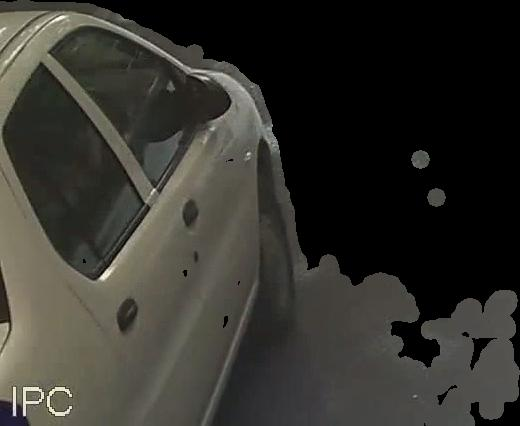
#> input picture HOG/Dataset/Car/img0000037.jpg, 520 x 426 px; its folder holds only this picture in this run
$ python train.py   (Python 2 division)
#> lines starting #> are read from the running program, lines starting #| are printed output that depends on the picture
import os
from PIL import Image
import numpy as np
from sklearn import tree
from sklearn.ensemble import RandomForestClassifier
import cv2
from scipy import ndimage
import random
import struct
from sklearn import svm
from skimage import data, color, exposure
import matplotlib.pyplot as plt
from sklearn.neighbors import KNeighborsRegressor
from sklearn.cross_validation import KFold

image = cv2.imread("test.jpg",0)
winSize = (64,64)
blockSize = (16,16)
blockStride = (8,8)
cellSize = (8,8)
nbins = 9
derivAperture = 1
winSigma = 4.
histogramNormType = 0
L2HysThreshold = 2.0000000000000001e-01
gammaCorrection = 0
nlevels = 64
hog = cv2.HOGDescriptor(winSize,blockSize,blockStride,cellSize,nbins,derivAperture,winSigma,histogramNormType,L2HysThreshold,gammaCorrection,nlevels)
winStride = (8,8)
padding = (8,8)
locations = ((10,20),)

path1="./Dataset/Autorikshaw"
path2="./Dataset/Car"
path3="./Dataset/Cycle"
path4="./Dataset/Motorcycle"
path5="./Dataset/Person"
path6="./Dataset/Rikshaw"
ext=".jpg"
X=[]
Y=[]
name2=[]
temp=np.zeros((3099,50000),dtype=np.float64)
pi=0
for root, dirs, files in os.walk(path1, topdown=False):
	for name in files:
		if ".jpg" in (os.path.join(root, name)):
			im1=Image.open((os.path.join(root, name))).convert('1')
			Y.append(1)
			name2.append(name)
			pix1 = im1.load()
			col1,row1 = im1.size
			Y1=np.zeros((col1,row1),dtype=np.uint8)
			print Y1.shape
			for a in range(0,col1):
				for b in range(0,row1):
					Y1[a][b]=pix1[a,b]
			Y1=np.array(Y1)
			X1=hog.compute(Y1,winStride,padding,locations)
			al=X1.size
			for i in range(0,al):
				temp[pi][i]=X1[i][0]

			pi=pi+1


for root, dirs, files in os.walk(path2, topdown=False):
	for name in files:
		if ext in (os.path.join(root, name)):
			im1=Image.open((os.path.join(root, name))).convert('1')
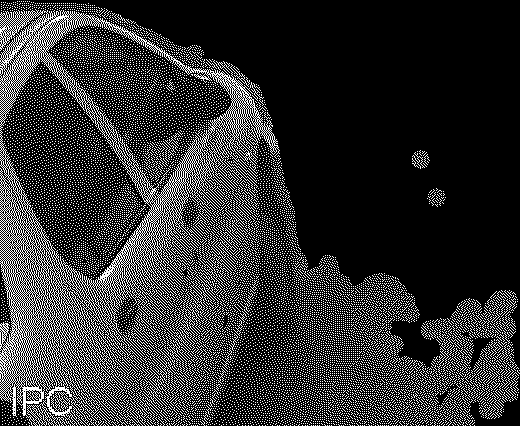
#> im1: PIL image 520x426 1; 19.5% white in thin lines or dots
			Y.append(2)
			name2.append(name)
			pix1 = im1.load()
			col1,row1 = im1.size
#> col1 = 520; row1 = 426
			Y1=np.zeros((col1,row1),dtype=np.uint8)
			for a in range(0,col1):
				for b in range(0,row1):
					Y1[a][b]=pix1[a,b]
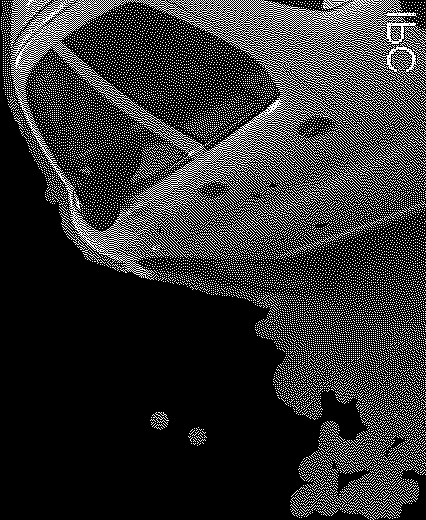
#> Y1: shape (520, 426); 19.5% white in thin lines or dots
			Y1=np.array(Y1)
			X1=hog.compute(Y1,winStride,padding,locations)
#> X1 = 1764 values, max 0.344 at index 612, min 0 at index 3, mean 0.115
			al=X1.size
#> al = 1764
			for i in range(0,al):
#> (the run stopped early here; a loop or call above may not have finished)

$ run again, on HOG/Dataset/Car/img0000090.jpg
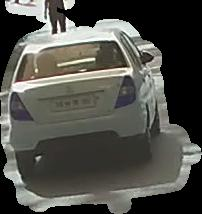
#> input picture HOG/Dataset/Car/img0000090.jpg, 202 x 214 px
#> `im1=Image.open((os.path.join(root, name))).convert('1')`:
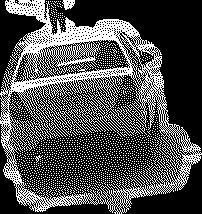
#> im1: PIL image 202x214 1; 30.9% white in thin lines or dots
#> after the loop `for a in range(0,col1):`:
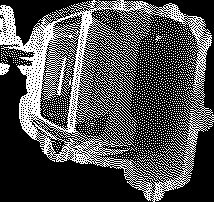
#> Y1: shape (202, 214); 30.9% white in thin lines or dots
#> X1 = 1764 values, max 0.401 at index 279, min 0 at index 3, mean 0.118

$ run again, on HOG/Dataset/Car/img0000217.jpg
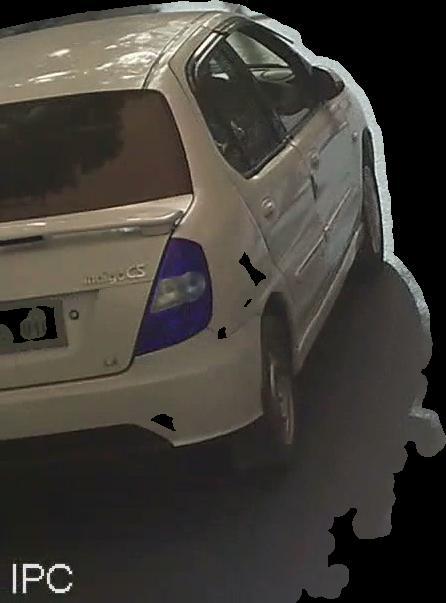
#> input picture HOG/Dataset/Car/img0000217.jpg, 446 x 603 px
#> `im1=Image.open((os.path.join(root, name))).convert('1')`:
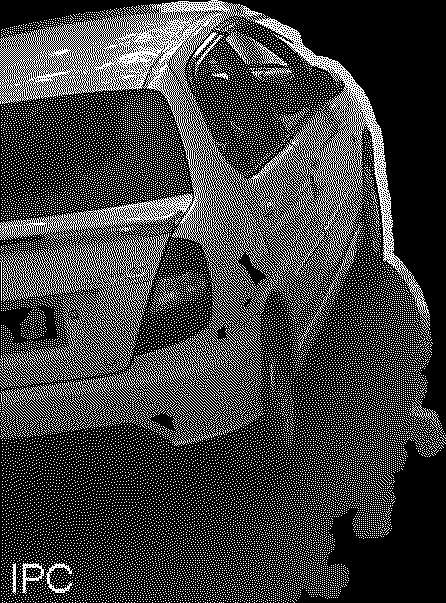
#> im1: PIL image 446x603 1; 24.4% white in thin lines or dots
#> after the loop `for a in range(0,col1):`:
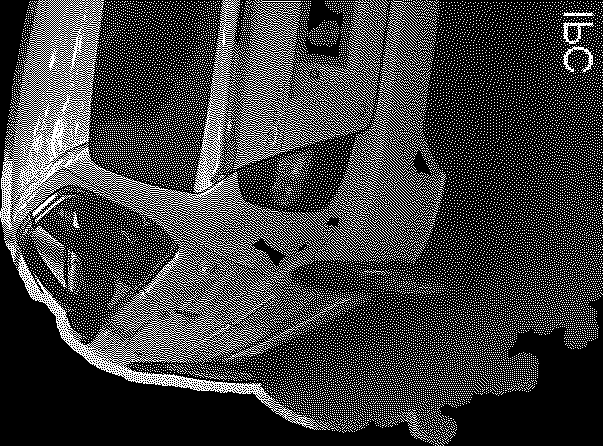
#> Y1: shape (446, 603); 24.4% white in thin lines or dots
#> X1 = 1764 values, max 0.409 at index 1008, min 0 at index 0, mean 0.106

$ run again, on HOG/Dataset/Car/img0000239.jpg
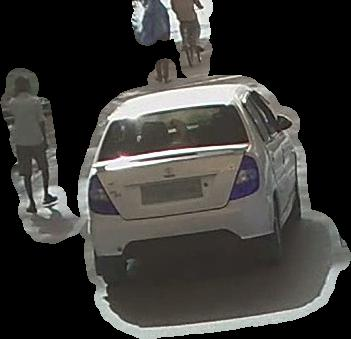
#> input picture HOG/Dataset/Car/img0000239.jpg, 351 x 339 px
#> `im1=Image.open((os.path.join(root, name))).convert('1')`:
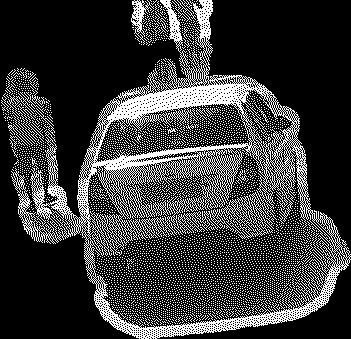
#> im1: PIL image 351x339 1; 22.9% white in thin lines or dots
#> after the loop `for a in range(0,col1):`:
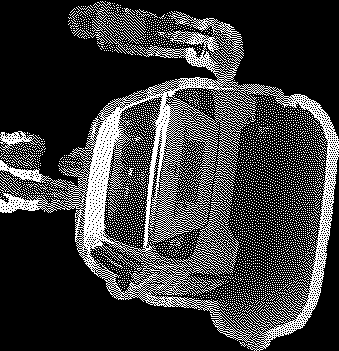
#> Y1: shape (351, 339); 22.9% white in thin lines or dots
#> X1 = 1764 values, max 0.465 at index 1566, min 0 at index 0, mean 0.00354

$ run again, on HOG/Dataset/Car/img0000045.jpg
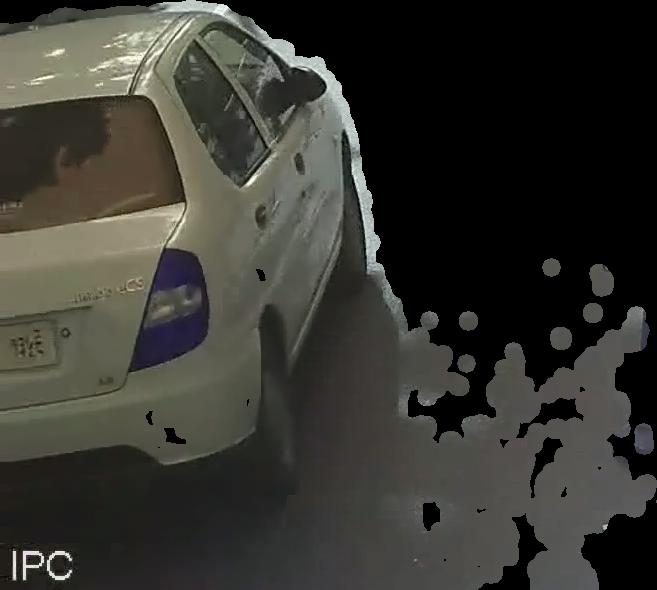
#> input picture HOG/Dataset/Car/img0000045.jpg, 657 x 590 px
#> `im1=Image.open((os.path.join(root, name))).convert('1')`:
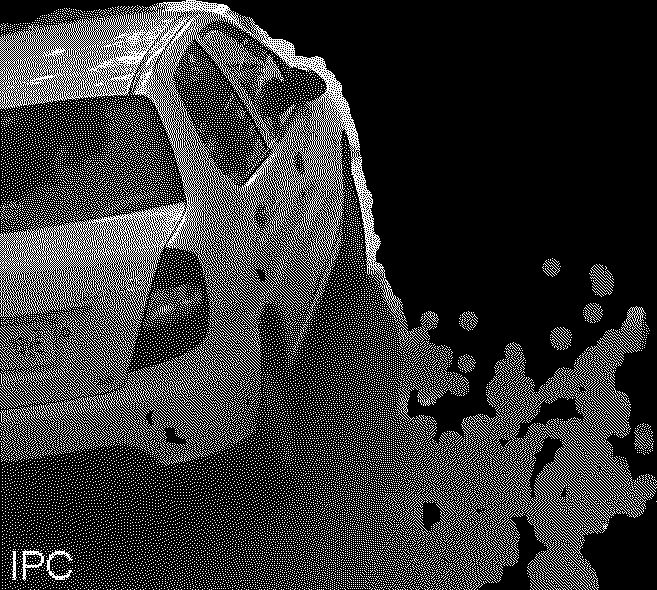
#> im1: PIL image 657x590 1; 21% white in thin lines or dots
#> after the loop `for a in range(0,col1):`:
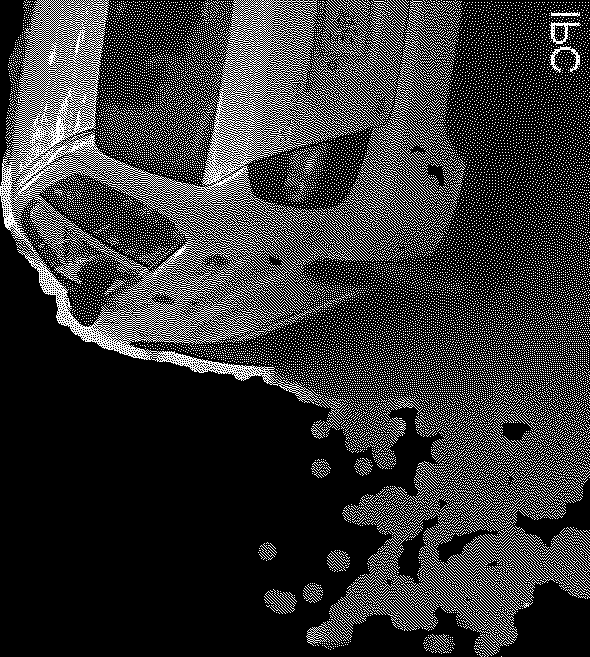
#> Y1: shape (657, 590); 21% white in thin lines or dots
#> X1 = 1764 values, max 0.487 at index 972, min 0 at index 0, mean 0.106
